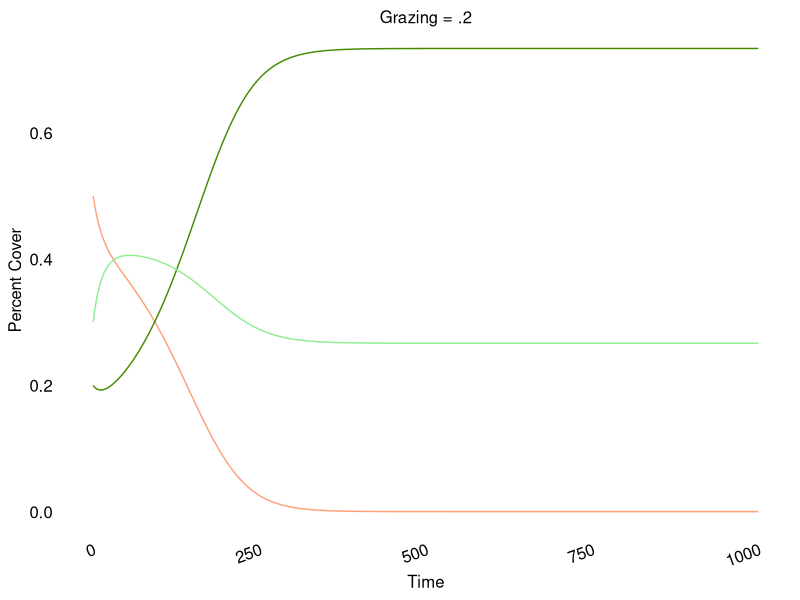

Recreate this plot in R.
## ---- chunk 1
library(tidyverse)
library(ggplot2)
## ---- chunk 2

blank_theme <-
  theme(plot.background = element_blank(),
        panel.grid.major = element_blank(),
        panel.grid.minor = element_blank(),
        panel.border = element_blank(),
        plot.title = element_text(size = 12), 
        axis.title=element_text(size=12),
        axis.text.x=element_text(colour="black"))

mumby_eqs <- function(coral=.5, macro=.2, a=.2, g=.7, y=.75, r=1.0, d=.4, dt=1, tf = 100){
  C = rep(0, times = (tf + 1))
  M = rep(0, times = (tf + 1))
  T = rep(0, times = (tf + 1))
  C[1] = coral
  M[1] = macro
  T[1] = 1 - C[1] - M[1]
  
  N = tf/dt
  for (n in seq(1,N)){
    #g = g_pars[n]
    C[n + 1] = C[n] + (r * T[n] * C[n] - d * C[n] - a * M[n] * C[n])* dt
    M[n + 1] = M[n] + (a * M[n] * C[n] - (g * M[n] / (M[n]+T[n])) + y * M[n] * T[n])* dt
    T[n + 1] = 1 - C[n+1] - M[n+1]
  }
  Time <- seq(1, tf/dt + 1)
  output <- data.frame(C,M,T, Time)
  return(output)
}

mumby_plot <- function(df, title = "Grazing = .2"){
  df %>% ggplot(aes(Time)) +
    geom_line(aes(y=C), color = "lightsalmon1") +
    geom_line(aes(y=M), color = "chartreuse4") +
    geom_line(aes(y=T), color = "palegreen2")  + 
    theme(axis.text.x = element_text(angle = 20, hjust = 2)) +
    ylab("Percent Cover") +
    ggtitle(title) +
    ggpubr::theme_transparent() + blank_theme + theme(axis.text.x = element_text(angle = 20,hjust = 1)) +
    theme(axis.text = element_text(colour="black", size = 12)) + 
    theme(legend.key.size = unit(1.5, "cm"))
}
## ---- chunk 3
output <- mumby_eqs(g = .2,  dt = .1)
mumby_plot(output, title="Grazing = .2")
